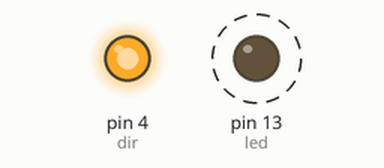
The sketch below on a simulated Arduino Uno, built with avr-gcc and run on an emulated ATmega328P. Shown: output pins drawn as LEDs (lit = HIGH). Dashed ring = blinking. Pins used as bus, display or sensor lines are not drawn.

Above: at 1.2 s.
Timing chart, 0 to 3.0 s (numbered marks = the images above):
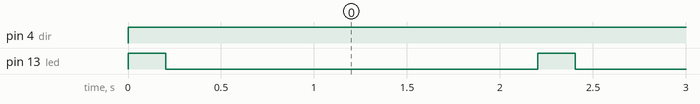

Measured:
- by itself, pin 4 (dir): LOW → HIGH at 0.00 s
- by itself, pin 13 (led): alternates HIGH for 0.20 s and LOW for 2.0 s

The sketch:

sketch_jun06a.ino
```cpp
int steps = 5;
int dir = 4;
#define led 13

void setup() {
  pinMode(steps, OUTPUT);
  pinMode(dir, OUTPUT);
  pinMode(led, OUTPUT);


}

void loop() {
  digitalWrite(led, HIGH);
  digitalWrite(dir, HIGH);
  for (int x=0; x<=200; x++)
  {
    digitalWrite(steps,HIGH);
    delayMicroseconds(500);
    digitalWrite(steps,LOW);
    delayMicroseconds(500);
  }
  digitalWrite(led,LOW);
  delay(2000);

}
```
